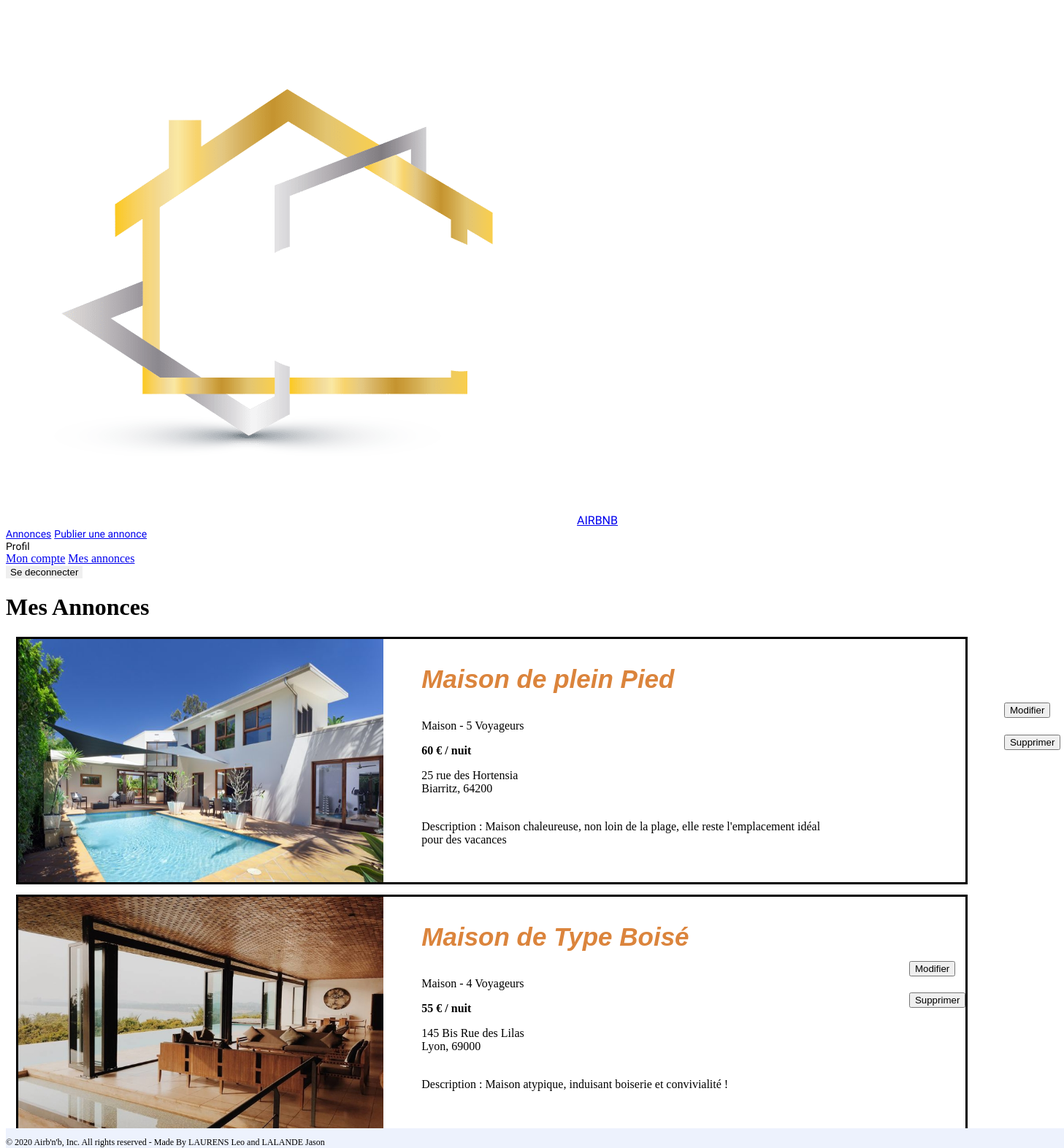
The page /pages/mes_annonces.php (signed in) on the database its author committed.
### tables this page shows
CREATE TABLE IF NOT EXISTS `annonce` (
  `id` int(11) NOT NULL AUTO_INCREMENT,
  `idhote` int(11) DEFAULT NULL,
  `nom` varchar(20) DEFAULT NULL,
  `voyageurs` int(10) DEFAULT NULL,
  `typlogement` varchar(20) DEFAULT NULL,
  `prix` int(11) DEFAULT NULL,
  `ville` varchar(50) DEFAULT NULL,
  `addresse` varchar(25) DEFAULT NULL,
  `codepostal` int(5) DEFAULT NULL,
  `description` varchar(100) DEFAULT NULL,
  `image` longtext,
  PRIMARY KEY (`id`)
);

### includes/admin_functions.php (the view, shortened to what this page needs)
<?php
function reqMyAnnonces()
{
    try {
        $bdd = new PDO('mysql:host=localhost;dbname=airbnb;charset=utf8', 'root', '');
    } catch (Exception $e) {
        die('Erreur : ' . $e->getMessage());
    }
    $id = $_SESSION["id"];
    $req = $bdd->query("SELECT * FROM annonce WHERE idhote LIKE $id");
    while ($donnees = $req->fetch()) {
        echo
            '<div class="container_add"> '
                . '<img class="image_annonce" alt="Image de lannonce" src="../img/' . $donnees['image'] . '">'
                . '<div class="text_add">
            <p class="blabla">' . $donnees['nom'] . '</p>'
                . $donnees['typlogement'] . " - " . $donnees['voyageurs'] . " " . 'Voyageurs'
                .  '<p class="bloublou">' . $donnees['prix'] . " " . '€ / nuit' . '</p>'
                . '<p class="bleble">' . $donnees['addresse'] . "<br />" . $donnees['ville'] . "," . " " . $donnees['codepostal']
                . '</p>'
                . "<br />" . 'Description : ' . " " . $donnees['description']
                . '<br />' . '</div>'
                . '<a href="http://localhost/LeoJas-Airbnb/pages/mod_annonce.php">
        <form action="" method="get"><button class="btn small outline  opening txt-orange light-3" id="btn_modAdd" type="submit" name="modify" value="' . $donnees['id'] . '"><span class="outline-text">Modifier</span></button></form>'
                . '<form action="" method="get"><button class="btn small outline  opening txt-orange light-3" id="btn_delAdd" type="submit" name="delete" value="' . $donnees['id'] . '"><span class="outline-text">Supprimer</span></button></form> </a></div>';
    }
}

### pages/mes_annonces.php (shortened to what this page needs)
<?php require_once '../includes/admin_functions.php' ?>
<!doctype html>
<html lang="en">
<head>
	<link rel="stylesheet" href="https://cdn.jsdelivr.net/npm/axentix@0.5.3/dist/css/grix.min.css">
	<link rel="stylesheet" href="https://cdn.jsdelivr.net/npm/axentix@0.5.2/dist/css/axentix.min.css">
	<link rel="stylesheet" href="../assets/css/style.css">
</head>
<div class="navbar-fixed">
	<nav class="navbar primary white">
		<a class="navbar-logo centered">
			<img src="../img/logo.png" alt="AirB&B" />
		</a>
		<a href="../index.php" class="navbar-brand"> AIRBNB </a>
		<div class="navbar-menu  ml-auto">
			<a class="navbar-link" href="annonces.php">Annonces</a>
			<a class="navbar-link" href="add_annonce.php">Publier une annonce</a>
			<div class="dropdown" id="example-dropdown">
				<div class="navbar-link  dropdown-trigger">
					Profil
				</div>
				<div class="dropdown-content right-aligned white">
					<a class="dropdown-item" href="profil.php"> Mon compte</a>
					<a class="dropdown-item" href="mes_annonces.php"> Mes annonces</a>
					<form method="post" class="form-example">
						<button id="btn_signout" type="submit" name="deco" class="dropdown-item"> Se deconnecter </button>
					</form>
				</div>
			</div>
		</div>
	</nav>
</div>
<h1> Mes Annonces </h1>
<?php reqMyAnnonces() ?>
<footer>
	<?php include "../partials/footer.php" ?>
</footer>
</body>
</html>

### partials/footer.php
<footer>
    <p class="footer_reserved"> © 2020 Airb'n'b, Inc. All rights reserved - Made By LAURENS Leo and LALANDE Jason </p>
</footer>

### assets/css/style.css (style rules this page uses)
footer { width: 100%; position: fixed; bottom: 0; background-color: rgb(237, 242, 253); }
.navbar-brand { font-family: 'Lexend Giga', sans-serif; }
.navbar-link { font-family: 'Lexend Giga', sans-serif; font-size: 14px; border: none; }
.footer_reserved { height: 0.4px; margin-bottom: 1%; font-size: 12px; }
#btn_signout { border: none; }
.container_add { width: 90%; height: 94.8%; border: solid; margin-top: 1%; margin-left: 1%; display: flex; }
.image_annonce { width: 500px; height: 333px; }
.text_add { max-width: 550px; padding-left: 4%; }
.blabla { font-size: 35px; font-weight: bold; font-style: italic; color: rgb(219, 132, 60); font-family: 'Lucida Sans', 'Lucida Sans Regular', 'Lucida Grande', 'Lucida Sans Unicode', Geneva, Verdana, sans-serif; }
.bloublou { font-weight: bold; }
#btn_modAdd { position: absolute; margin-top: 6%; margin-left: 17%; }
#btn_delAdd { position: absolute; margin-top: 9%; margin-left: 17%; }

### rows shown on the page
annonce: image (picture), nom "Maison de plein Pied", typlogement "Maison", voyageurs "5", prix "60", addresse "25 rue des Hortensia", ville "Biarritz", codepostal "64200", description "Maison chaleureuse, non loin de la plage, elle reste l'emplacement idéal pour des vacances", $donnees['id'] 76 (drawn)
annonce: image (picture), nom "Maison de Type Boisé", typlogement "Maison", voyageurs "4", prix "55", addresse "145 Bis Rue des Lilas", ville "Lyon", codepostal "69000", description "Maison atypique, induisant boiserie et convivialité !", $donnees['id'] 77 (drawn)
